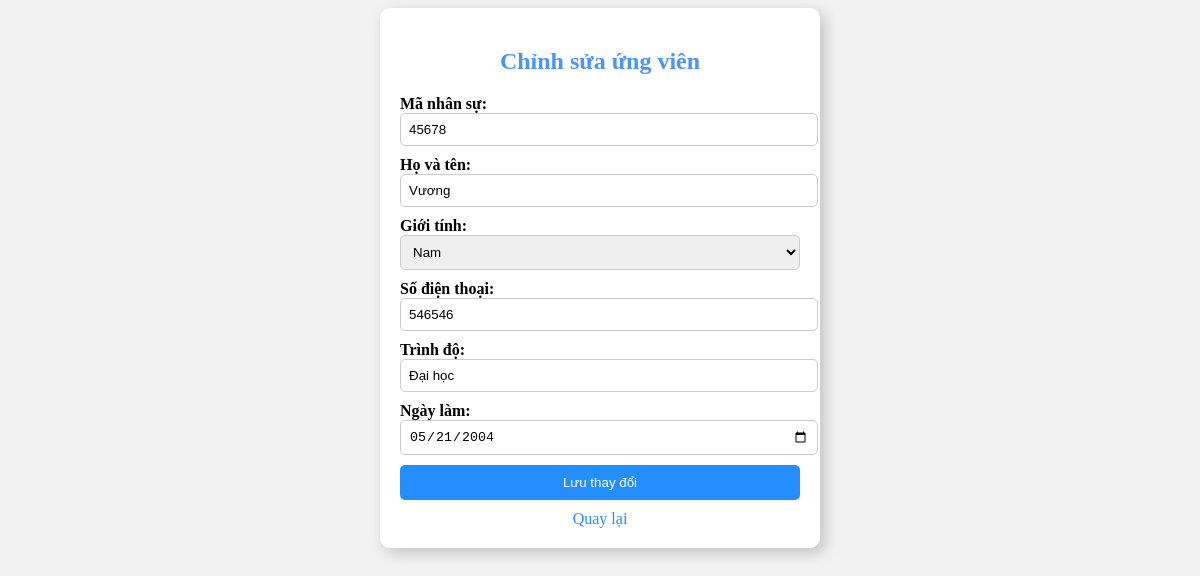
Screenshot of /edit_ungvien.php?muv=12345 with the database file from the repository.
### tables this page shows
CREATE TABLE `ung_vien` (
  `id` int(11) NOT NULL,
  `muv` varchar(50) NOT NULL,
  `mns` varchar(50) NOT NULL,
  `ho_ten_uv` varchar(100) NOT NULL,
  `gioi_tinh_uv` varchar(10) NOT NULL,
  `sdt_uv` varchar(15) NOT NULL,
  `vi_tri_uv` varchar(50) NOT NULL,
  `trinh_do` varchar(50) NOT NULL,
  `trang_thai_td` varchar(50) NOT NULL,
  `ngay_lam` date NOT NULL
);

### edit_ungvien.php (the view, shortened to what this page needs)
<?php
$servername = "localhost";
$username = "root";
$password = "";
$dbname = "qlbxbus";
$conn = new mysqli($servername, $username, $password, $dbname);
$muv = intval($_GET['muv']);
$sql = "SELECT * FROM ung_vien WHERE muv = $muv";
$result = $conn->query($sql);
$row = $result->fetch_assoc();
?>
<!DOCTYPE html>
<html lang="vi">
<head>
</head>
<body>
    <div class="container">
        <h2>Chỉnh sửa ứng viên</h2>
        <form method="post">
            <label for="mns">Mã nhân sự:</label>
            <input type="text" name="mns" id="mns" value="<?= $row['mns'] ?>" required>
            <label for="ho_ten_uv">Họ và tên:</label>
            <input type="text" name="ho_ten_uv" id="ho_ten_uv" value="<?= $row['ho_ten_uv'] ?>" required>
            <label for="gioi_tinh_uv">Giới tính:</label>
            <select name="gioi_tinh_uv" id="gioi_tinh_uv">
                <option value="Nam" <?= ($row['gioi_tinh_uv'] == 'Nam') ? 'selected' : '' ?>>Nam</option>
            </select>
            <label for="sdt_uv">Số điện thoại:</label>
            <input type="text" name="sdt_uv" id="sdt_uv" value="<?= $row['sdt_uv'] ?>" required>
            <label for="trinh_do">Trình độ:</label>
            <input type="text" name="trinh_do" id="trinh_do" value="<?= $row['trinh_do'] ?>" required>
            <label for="ngay_lam">Ngày làm:</label>
            <input type="date" name="ngay_lam" id="ngay_lam" value="<?= $row['ngay_lam'] ?>" required>
            <button type="submit">Lưu thay đổi</button>
        </form>
        <a href="11viewtd.php" class="back-button">Quay lại</a>
    </div>
</body>
</html>

### edit_ungvien.php (style rules this page uses)
body { font-family: "Times New Roman", sans-serif; background-color: #f2f2f2; text-align: center; }
.container { width: 400px; padding: 20px; background-color: white; margin: auto; border-radius: 10px; box-shadow: 5px 5px 15px rgba(0, 0, 0, 0.2); }
h2 { color: rgb(75, 147, 255); }
form { text-align: left; }
label { font-weight: bold; }
input, select { width: 100%; padding: 8px; margin-bottom: 10px; border: 1px solid #ccc; border-radius: 5px; }
button { background-color: #258eff; color: white; padding: 10px; border: none; border-radius: 5px; cursor: pointer; width: 100%; }
.back-button { display: block; text-align: center; margin-top: 10px; text-decoration: none; color: #258eff; }

### rows the page displays
ung_vien: mns "45678", ho_ten_uv "Vương", gioi_tinh_uv "Nam", sdt_uv "546546", trinh_do "Đại học", ngay_lam "05/21/2004"
